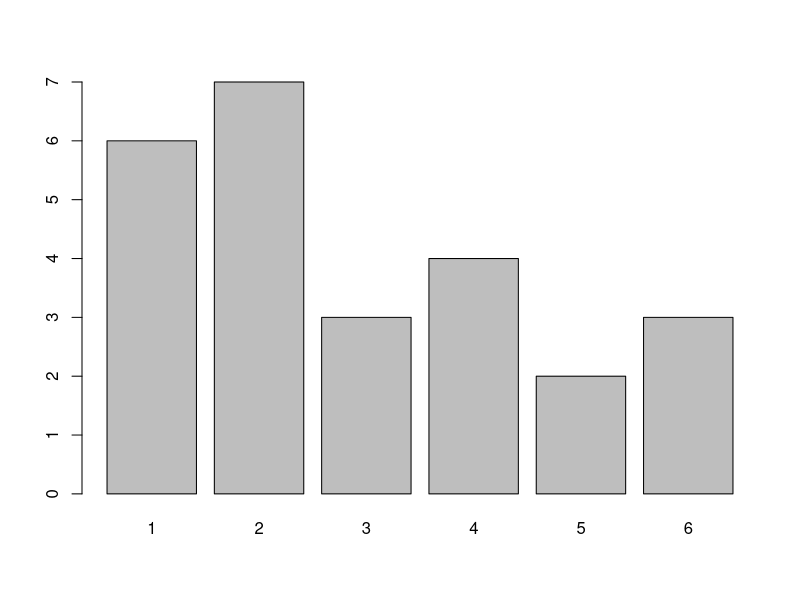

Write R code to recreate this figure. (Note: this script raises an error after producing the figure.)
## ---- chunk 1
x<-c(1,2,3,4,5)
y<-c(1,3,3,1,5)
z<-c(1,3,3,4,4)
mean(x)
var(x)
median(x)
mean(y)
median(y)
sum(x)
max(x)
min(x)
range(x)

cov(x,y)
cor(x,y)
sort(x)
sort(y)
rank(x)

order(y,decreasing=TRUE)

quantile(x)
quantile(x,c(0.1,0.5,0.9))

cumsum(y)
cumprod(y)
cummax(x)
cummin(x)
pmax(x,y,z)
pmin(x,y,z)

#para hacer estos descriptores en las columnas numéricas de un dataframe usamos sapply
data("USArrests")
head(USArrests)
sapply(USArrests,mean)
sapply(USArrests,quantile)
str(USArrests)
## ---- chunk 2
dados<-c(1,2,5,3,6,4,2,1,2,4,1,5,3,2,4,1,6,2,3,1,6,2,4,2,1)
# Calcula su tabla de frecuencias absolutas y relativas usando table y length
FreAbs <- table(dados)
FreRel <- table(dados)/length(dados)
FreRel2 <- prop.table(FreAbs)
FreAbs; FreRel; FreRel2;
# Dibuja un barplot usando table, ¿crees que el dado está equilibrado?
barplot(table(dados))
# Calcula las medidas de centralización: media, mediana, quantiles 
summary(dados)
MediaX<-mean(dados)
Quanti<-quantile(dados)
MedDad<-quantile(dados,0.5)
MediaX;MedDad;Quanti;
#dispersión: varianza, desviación típica, coeficiente de variación de pearson, rango, rango intercuartílico.
Varian<-var(dados)
DesTip<-stdev(dados)
VarPea<-DesTip/MediaX
RanDad<-range(dados)
RangoX<-RanDad[2]-RanDad[1]
RaInQu<-quantile(dados,0.75)-quantile(dados,0.25)
Varian;DesTip;VarPea;RangoX;RaInQu;
#Calcula medidas de forma: asimetría, curtosis (library(fBasics))
library(fBasics)
skewness(dados)
kurtosis(dados)
## ---- chunk 3
dados<-c(1,2,5,3,6,4,2,1,2,4,1,5,3,2,4,1,6,2,3,1,6,2,4,2,1)
table(dados)

table(dados)/length(dados)


barplot(table(dados))

mean(dados)
quantile(dados)
var(dados)
sd(dados)
sd(dados)/mean(dados)
range(dados)
quantile(dados,.75)-quantile(dados,.25)
# install.packages("fBasics")

library(fBasics)
skewness(dados)
kurtosis(dados)
